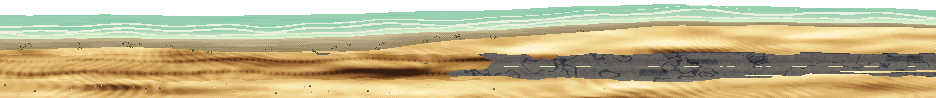
#> input picture scratchpad/game/art/out/b2r.png, 936 x 98 px, given in place of i_sky.png, which was not available
$ python z3_look.py
#> lines starting #> are read from the running program, lines starting #| are printed output that depends on the picture; after the words box and inside, x2 and y2 are one past the last pixel; in counts of white or black regions, pixels touching at a corner belong together; pictures that were not available may be replaced by others from this repository, and a replacement may not be noted
### scratchpad/mock/paint.py
# paint.py - a small painter for stage art in the arcade manner: no outlines, many close
# tones per material, checker dither between neighbours, light from the upper left.
# Every picture is a scalar "tone" field mapped through a colour ramp.
import numpy as np
from scipy import ndimage as ndi
from PIL import Image, ImageDraw


def hexrgb(h):
    h = h.lstrip('#')
    return np.array([int(h[0:2], 16), int(h[2:4], 16), int(h[4:6], 16)], dtype=np.float64)


def ramp(keys, n=16, snap=True):
    """Interpolate key colours into n steps. snap keeps the 5-bit-per-channel look."""
    keys = [hexrgb(k) for k in keys]
    xs = np.linspace(0, len(keys) - 1, n)
    out = np.zeros((n, 3))
    for i, x in enumerate(xs):
        a = int(np.floor(x))
        b = min(a + 1, len(keys) - 1)
        t = x - a
        out[i] = keys[a] * (1 - t) + keys[b] * t
    if snap:
        out = np.round(out / 8) * 8
    return np.clip(out, 0, 255).astype(np.uint8)


def rng(seed):
    return np.random.default_rng(seed)


# [19 lines left out: functions noise, fbm, not called in this run]


BAYER2 = np.array([[0.125, 0.625], [0.875, 0.375]])
BAYER4 = np.array([[0, 8, 2, 10], [12, 4, 14, 6], [3, 11, 1, 9], [15, 7, 13, 5]]) / 16.0 + 1 / 32.0


# [18 lines left out: function toned, not called in this run]


class Layer:
    """RGB picture with a coverage mask."""

    def __init__(self, w, h):
        self.w, self.h = w, h
        self.rgb = np.zeros((h, w, 3), dtype=np.uint8)
        self.a = np.zeros((h, w), dtype=bool)

    def put(self, rgb, mask):
        self.rgb[mask] = rgb[mask]
        self.a |= mask

    # [22 lines left out: functions paste, image, crop, not called in this run]


def from_image(im):
    arr = np.array(im.convert('RGBA'))
    L = Layer(arr.shape[1], arr.shape[0])
    L.rgb = arr[..., :3].copy()
    L.a = arr[..., 3] > 127
    return L


# [39 lines left out: functions poly_mask, line_mask, ellipse_mask, light, edge_in, shadow_under, not called in this run]


class Tone:
    """A tone canvas: draw in 0..1 (dark..pale), then map through a ramp once."""

    # [17 lines left out: functions __init__, rect, px, not called in this run]

    def mask(self, m, t):
        self.t = np.where(m, t, self.t)
        self.m |= m

    def poly(self, pts, t):
        self.mask(poly_mask(self.w, self.h, pts), t)

    def line(self, pts, t, width=1):
        self.mask(line_mask(self.w, self.h, pts, width), t)

    # [7 lines left out: function layer, not called in this run]

### scratchpad/mock/stage_zabid.py
# stage_zabid.py - The Souq (Zabid), painted as the Strait and the Coffee Port are: tone fields mapped through colour
# ramps, checker dither between neighbours, light from the upper left, no outlines on scenery.
# One long picture of everything the squad walks past: the road in across the Tihama plain to the old town's gate (a
# Dhanab checkpoint, a spice seller's cart, a tea stall, the white wall and its gatehouse); the spice market inside it
# (stalls under awnings, heaps of spice, tower houses with their carved plaster, balconies, the market's own gate);
# the rooftops (the roofs are the ground here: gaps between the houses, water tanks, washing lines, stair-heads); and
# the covered market, a long vaulted hall, where the souq's Great Scale stands. Cut into strips for the game; a foreground
# that passes close to the lens; a hazy afternoon sky, Zabid's skyline far off, and the plain, all of which wrap.
# Where the ground and the tops of things are is recorded as it is painted (GROUND, PLATS, INFO), so the level can be
# checked against the picture (unit8.js).
import numpy as np
from scipy import ndimage as ndi
from paint import *
import props as P
import stage as ST
import stage_long as SL
import stage_mocha as SM

SW, SH = 468, 216
WORLD = 4864
TG, SS, RT, CM = 0, 1280, 2560, 3880        # the town gate, the spice stalls, the rooftops, the covered market
WALK = 184                                   # where feet land, but on the rooftops
HORIZON = ST.HORIZON
WALLB = 160                                  # inside, where the back walls meet the street

# ------------------------------------------------------------------ colour ramps (dark to pale)
LIME = SM.LIME                                                                                                   # lime plaster
BRICK = ramp(['#1e0c06', '#3e1a0c', '#622c14', '#86401e', '#a8582c', '#c4743e', '#dc9458', '#eeb47c'], 16)       # Zabid's fired brick
DUST = ramp(['#2a1c10', '#4e3820', '#76583a', '#9c7c56', '#bc9c74', '#d6ba92', '#ead4b0', '#f8ecd4'], 18)        # the road
EARTH = SM.EARTH
TEAK = SM.TEAK
IRON = SM.IRON
SOOT = SM.SOOT
SACK = SM.SACK
CORAL = SM.CORAL
CLOTH_R, CLOTH_B = SM.CLOTH_R, SM.CLOTH_B
CLOTH_Y = ramp(['#2e1c04', '#5c3a06', '#8c5c0c', '#bc8418', '#dcaa30', '#f0cc5c', '#fae498'], 12)            # saffron awning
CLOTH_G = ramp(['#06180e', '#0e301a', '#1a4c2a', '#2c6a3c', '#4a8a54', '#78ac74', '#acd0a0'], 12)            # green awning
BLUEWOOD = ramp(['#06121e', '#0c2236', '#163a54', '#245674', '#3c7896', '#6a9eb4', '#a4c8d4'], 12)           # painted doors and shutters
CHILLI = ramp(['#200402', '#480a04', '#760e06', '#a41c0c', '#cc3016', '#ea5228', '#f8864c', '#fcb880'], 14)
TURMERIC = ramp(['#2e1a02', '#5e3804', '#8e5a08', '#c08410', '#e4aa20', '#f8cc44', '#fde684'], 12)
PAPRIKA = ramp(['#2a0c02', '#561a04', '#86300a', '#b44c12', '#d8701e', '#f09838', '#f8c070'], 12)
CUMIN = ramp(['#1a1206', '#36280e', '#584218', '#7a5e26', '#9a7c3a', '#bca05a', '#d8c284'], 12)
TANK = ramp(['#060608', '#101014', '#1c1c22', '#2c2c34', '#42424c', '#5e5e6a', '#828290'], 10)               # black plastic water tanks
TIN = ramp(['#141414', '#2a2a2a', '#444444', '#606060', '#7e7e7c', '#a09e98', '#c4c0b6'], 12)                # corrugated iron
PALMW = ramp(['#1a1408', '#3a2e14', '#5e4c24', '#84703a', '#a89456', '#c8b47a', '#e2d2a2'], 14)               # palm-frond matting
GLASS_T = ramp(['#1a2a26', '#2e4a40', '#4a7262', '#76a08a', '#a8c8b0', '#dcecd8'], 8)                        # tea glasses
SKYZ = ramp(['#3a6898', '#4a78a6', '#5e88b2', '#7698ba', '#90a8c0', '#aab6c2', '#c2c4c4', '#d6d0c4', '#e6dcc8', '#f2e8d4', '#faf4e6'], 22)
HAZEZ = ramp(['#6e6c7c', '#868494', '#9e9ca8', '#b4b0b6', '#c8c2c2', '#d8d0ca', '#e6ded2', '#f2ecde', '#fcf8ee'], 16)
PLAIN = ramp(['#4c4a3a', '#66624a', '#82785a', '#9c8e6a', '#b4a47e', '#c8b892', '#dacaa6', '#eadcbc'], 16)
SCRUB = ramp(['#141c0c', '#24321a', '#3a4c26', '#546a36', '#72884a', '#94a866', '#b8c48c'], 10)
FIRE = P.FIRE

PLATS = {}            # id -> [[x, y], ...] as painted
INFO = {}             # anything else the level needs to know (doors, pits, barricades, stalls)


def plat(pid, pts):
    PLATS[pid] = [[int(x), int(y)] for x, y in pts]


put_tone = SM.put_tone
soft_shadow = SM.soft_shadow
shade_box = SM.shade_box
crate_tone = SM.crate_tone
sack_tone = SM.sack_tone
glow = SM.glow
lantern_glass = SM.lantern_glass


# ------------------------------------------------------------------ the ground: flat but for the rooftops
# heights from x on (piecewise constant; the game samples every 4 px and joins the samples with straight lines, so a
# jump between two samples is a wall). On the rooftops a step of more than 7 px is a wall to walk into, a drop off one
# is a fall; the gaps between the houses drop to a lower shed roof, deep enough to need a jump to get out.
GROUND_SET = [
    (0, WALK),
    # the stair up beside the last house of the market: six steps
    (2492, 178), (2504, 172), (2516, 166), (2528, 160), (2540, 155), (2552, 150),
    (2764, 194),                     # gap 1
    (2800, 144),                     # roof B
    (2988, 196),                     # gap 2
    (3016, 140),                     # roof C
    (3228, 152),                     # roof D (a drop of twelve)
    (3296, 194),                     # gap 3
    (3336, 146),                     # roof E
    (3548, 150),                     # roof F
    # the stair down into the covered market's yard
    (3628, 156), (3640, 162), (3652, 168), (3664, 174), (3676, 179), (3688, WALK),
]
PITS = [[2762, 2798], [2986, 3014], [3294, 3334]]
ROOFS = [(2552, 2764, 150), (2800, 2988, 144), (3016, 3228, 140), (3228, 3296, 152), (3336, 3548, 146), (3548, 3628, 150)]


def ground_samples():
    ys = []
    for i in range(WORLD // 4 + 1):
        x = i * 4
        y = WALK
        for x0, yy in GROUND_SET:
            if x0 <= x:
                y = yy
        ys.append(int(y))
    return ys


GS = ground_samples()


# [52 lines left out: functions gy, road, not called in this run]


def paving(L, x0, x1, ytop, seed=5, base=0.60):
    """Inside the walls: old stone paving, worn and dusty (the Coffee Port's quay paving, in limestone)."""
    SM.paving(L, x0, x1, ytop, seed=seed, base=base)


# [223 lines left out: functions merlons, stucco_band, brick_face, shutters, mashrabiya, house_door and 6 more, not called in this run]


def palm_at(L, x, base, height=80, lean=8, seed=1):
    pm, f, bx = P.palm(height=height, lean=lean, seed=seed)
    L.paste(pm, x - bx, base - f)


# ------------------------------------------------------------------ 0: the road to the town gate
# [659 lines left out: functions spice_cart, checkpoint, tea_stall, town_wall, wall_walk, gatehouse and 13 more, not called in this run]


def dish_at(L, x, base, seed=1):
    d, f = P.dish(seed=seed)
    L.paste(d, x - 14, base - f)


# [13 lines left out: function roof_stair, not called in this run]


HAZEL = ramp(['#8c8a96', '#a2a0aa', '#b6b2b8', '#c8c2c2', '#d8d0cc', '#e4dcd2', '#efe8dc', '#f8f4ea'], 14)


# [245 lines left out: functions roofscape, rooftops, market_front, vault, shop_front, hall, not called in this run]


# ------------------------------------------------------------------ what passes close to the lens
# The foreground slides at 1.25 times the camera. Something meant to pass by world x when the camera is about there is
# at 1.25 x - 58 along the foreground (FX converts).
def FX(xw):
    return int(round(1.25 * xw - 58))


F1, F2, F3 = FX(1246), FX(2552), FX(3810)           # (where the market, the roofs and the hall begin)
F4 = FX(WORLD) + 520
FTILE = 640


# [276 lines left out: functions fore_road, fore_market, fore_roofs, fore_hall, sky_z, _tower and 4 more, not called in this run]


# ------------------------------------------------------------------ the whole stage
_CACHE = {}


# [25 lines left out: function build, not called in this run]


# [7 lines that do not run on import are left out]

### scratchpad/mock/stage_mocha.py
# stage_mocha.py - The Coffee Port, painted as the Strait is: tone fields mapped through colour ramps, checker dither
# between neighbours, light from the upper left, no outlines on scenery.
# One long picture of everything the squad walks past (the quay; the coffee warehouses with their front wall cut away;
# the roasting house; the point with the old lighthouse), cut into strips for the game; a foreground that passes close
# to the lens; and a late-afternoon sky, the old town of Mocha across the harbour, and the harbour water, all of which
# wrap. Where the floor and the tops of things are is recorded as it is painted (PLATS), so the level can be checked
# against the picture.
import numpy as np
from scipy import ndimage as ndi
from paint import *
import props as P
import stage as ST
import stage_long as SL

SW, SH = 468, 216
WORLD = 4480
Q, WH, RH, PT = 0, 1232, 2464, 3584       # the quay, the warehouses, the roasting house, the point
WALK = 184                                 # where feet land, everywhere
QBACK = 148                                # the top of the quay's coping: the harbour shows above it
WALLB = 160                                # inside, where the back wall meets the floor
HORIZON = ST.HORIZON

# ------------------------------------------------------------------ colour ramps (dark to pale)
CORAL = ramp(['#1c1612', '#3a3029', '#5c4f43', '#82735f', '#a6967b', '#c4b797', '#ded3b8', '#f2ecd8'], 18)      # coral stone
LIME = ramp(['#2a2118', '#54473a', '#83755f', '#ab9f84', '#cbc2a6', '#e2dcc4', '#f4f0e0', '#fffcf2'], 20)       # lime-washed plaster
EARTH = ramp(['#1a120c', '#36261a', '#56402c', '#76583e', '#967454', '#b4926e', '#d0b08c'], 16)                 # beaten earth floors
MUD = ramp(['#160c08', '#30190e', '#4e2a16', '#6e3e20', '#8e542c', '#ac6e3e', '#c88c58', '#e0ac7c'], 18)        # mud brick
SOOT = ramp(['#0c0808', '#1c1412', '#2e221c', '#423228', '#584436', '#6e5646'], 10)
TEAK = ramp(['#140a06', '#2c160c', '#4a2814', '#6a3c1e', '#8c552c', '#ac7040', '#c88e5a', '#e0b080'], 16)
COPPER = ramp(['#1a0804', '#3c140a', '#682610', '#963c18', '#c05a22', '#de8034', '#f0a850', '#fcd08a', '#fff2cc'], 18)
IRON = ramp(['#0e0c0e', '#201c1e', '#363034', '#4e4648', '#6a6060', '#8a7e78', '#aa9e92'], 12)
CRANE = ramp(['#1e1004', '#4a2a06', '#7c4c0a', '#ac7410', '#d49c20', '#ecc040', '#f8e080', '#fffad0'], 16)      # dock-crane yellow
SACK = ramp(['#1c140a', '#3a2c18', '#5c4a2c', '#806a44', '#a28c60', '#bfab80', '#d8c8a0', '#ece2c4'], 16)
GREENSACK = ramp(['#161408', '#2e2c16', '#4a4626', '#686238', '#888050', '#a69e6c', '#c4bc90'], 14)
BEAN = ramp(['#0c0604', '#1e0e06', '#34180a', '#4e2610', '#6c3818', '#8a4c22'], 8)
CLOTH_R = ramp(['#2a0806', '#561008', '#84200e', '#ac3418', '#cc5228', '#e47c44', '#f4ac70'], 12)               # an awning
CLOTH_B = ramp(['#081422', '#10283e', '#1c4260', '#2e6084', '#4c84a4', '#7cacc4', '#b4d4e0'], 12)
GLASS = ramp(['#0a1014', '#14222a', '#203a44', '#34585e', '#5a8484', '#94b8b0', '#d4ecdc'], 10)
FIRE = P.FIRE
LIGHT = ramp(['#3a2810', '#7a5420', '#c08830', '#f0c050', '#fff0a0', '#fffbe0'], 10)
# the sky late in the afternoon: deep blue overhead, warm haze low down; the far shore and the water to match
SKYM = ramp(['#1c3c6c', '#2c4c7c', '#40608c', '#5c7498', '#7c88a0', '#a09aa0', '#c4aa9c', '#deb894', '#f0c890', '#f8dcac', '#fdf0d4'], 22)
HAZEM = ramp(['#5a5a78', '#76708a', '#94889a', '#b0a0a6', '#c8b4ac', '#dcc6b0', '#ecd8bc', '#f8ead0'], 16)
HARBOUR = ramp(['#0a1e2a', '#123446', '#1c4c5c', '#2a6670', '#448280', '#689e90', '#94b8a0', '#c4d4b0', '#ecead0'], 20)

PLATS = {}            # id -> [[x, y], ...] as painted
INFO = {}             # anything else the level needs to know (doors, vents, the lighthouse)


def plat(pid, pts):
    PLATS[pid] = [[int(x), int(y)] for x, y in pts]


# ------------------------------------------------------------------ small painters
def put_tone(L, T, rmp, dither=0.45, grain=0.0, seed=1):
    L.paste(T.layer(rmp, dither=dither, grain=grain, seed=seed))


# [1451 lines left out: functions sack_tone, sack_marks, sack_pile, crate_tone, lamp_post, lantern_glass and 39 more, not called in this run]


# ------------------------------------------------------------------ what passes close to the lens
# The foreground slides at 1.25 times the camera. Something meant to pass by world x when the camera is about there is
# at 1.25 x - 58 along the foreground (FX converts).
def FX(xw):
    return int(round(1.25 * xw - 58))


FQ1, FI0, FI1, FP1 = FX(1206), FX(1206), FX(PT + 6), FX(WORLD) + 520     # quay | inside | point
FTILE = 640


# [78 lines left out: functions fore_quay, fore_inside, fore_point, not called in this run]


# ------------------------------------------------------------------ the whole stage
_CACHE = {}


# [20 lines left out: function build, not called in this run]


# [7 lines that do not run on import are left out]

### scratchpad/mock/z3_look.py
# z3_look.py - zone 3 (the terraces) painted, saved, and looked at with Yazeed and some of the Zanabeel in it, Jibla's
# end beside it.   python3 z3_look.py [out.png] [--lines]
import sys, os, time, json
import numpy as np
from PIL import Image
from paint import Layer, from_image
import stage_ibb as I
import stage_ibb_z1 as Z1
import stage_ibb_z2 as Z2
import stage_ibb_z3 as Z3
import look_ibb as LK

OUT = '/tmp/claude-0/-home-claude/aa3bb6be-67d4-5082-8011-7c7396202436/scratchpad/ibb/s7/'
LAY = '/tmp/claude-0/-home-claude/aa3bb6be-67d4-5082-8011-7c7396202436/scratchpad/ibb/s3/layers/'
os.makedirs(OUT, exist_ok=True)
t0 = time.time()
S = {k: from_image(Image.open(LAY + 'i_%s.png' % k)) for k in ('sky', 'far', 'mid', 'play2', 'back2', 'fore1')}
#> in from_image, arr is the input picture: shape (98, 936, 4); mean R, G, B, A 167.3, 156, 115.3, 227.1
#> in from_image, `L.rgb = arr[..., :3].copy()`:
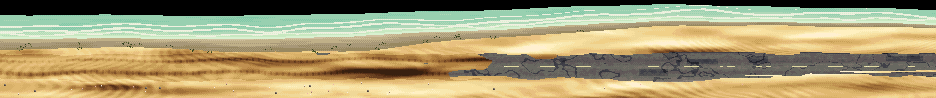
#> L.rgb: shape (98, 936, 3); mean R, G, B 167.3, 156, 115.3
#> in from_image, `L.a = arr[..., 3] > 127`:
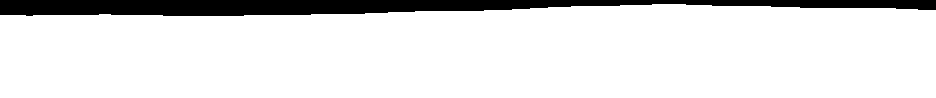
#> L.a: shape (98, 936) bool; 89% white; 1 black region, box (x1, y1, x2, y2) and area: (0, 0, 936, 16) 10049
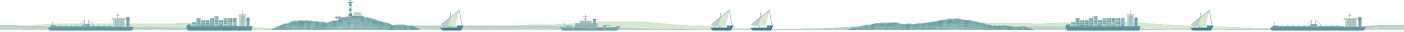
#> input picture scratchpad/game/art/out/far.png, 2808 x 64 px, given in place of i_far.png, which was not available (shown at 1/2 size)
#> (the run stopped early here; a loop or call above may not have finished)
